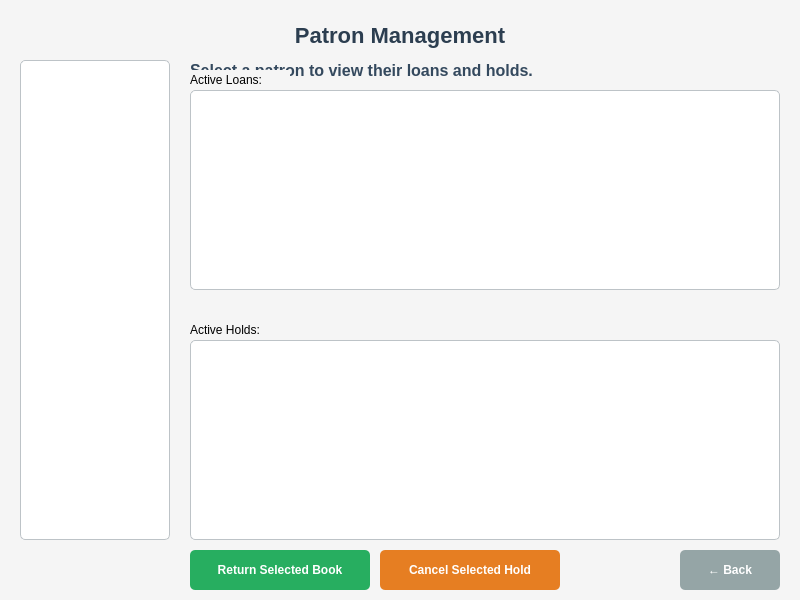
<?xml version="1.0" encoding="UTF-8"?>
<ui version="4.0">
 <class>LibrarianPatronManager</class>
 <widget class="QWidget" name="LibrarianPatronManager">
  <property name="geometry">
   <rect>
    <x>0</x>
    <y>0</y>
    <width>800</width>
    <height>600</height>
   </rect>
  </property>
  <property name="windowTitle">
   <string>Patron Management</string>
  </property>
  <property name="styleSheet">
   <string notr="true">QWidget {
    background-color: #f5f5f5;
}

QLabel#titleLabel {
    font-size: 22px;
    font-weight: bold;
    color: #2c3e50;
}

QLabel#patronDetailsLabel {
    font-size: 16px;
    font-weight: bold;
    color: #34495e;
}

QTableWidget {
    background-color: white;
    border: 1px solid #bdc3c7;
    border-radius: 5px;
    gridline-color: #ecf0f1;
}

QHeaderView::section {
    background-color: #34495e;
    color: white;
    padding: 8px;
    border: none;
    font-weight: bold;
}

QPushButton {
    background-color: #3498db;
    color: white;
    border: none;
    border-radius: 5px;
    padding: 10px;
    font-size: 12px;
    font-weight: bold;
}

QPushButton:hover {
    background-color: #2980b9;
}

QPushButton:pressed {
    background-color: #21618c;
}

QPushButton#returnBookButton {
    background-color: #27ae60;
}

QPushButton#returnBookButton:hover {
    background-color: #229954;
}

QPushButton#cancelHoldButton {
    background-color: #e67e22;
}

QPushButton#cancelHoldButton:hover {
    background-color: #d35400;
}

QPushButton#backButton {
    background-color: #95a5a6;
}

QPushButton#backButton:hover {
    background-color: #7f8c8d;
}</string>
  </property>
  <widget class="QLabel" name="titleLabel">
   <property name="geometry">
    <rect>
     <x>20</x>
     <y>20</y>
     <width>760</width>
     <height>30</height>
    </rect>
   </property>
   <property name="text">
    <string>Patron Management</string>
   </property>
   <property name="alignment">
    <set>Qt::AlignCenter</set>
   </property>
  </widget>
  <widget class="QTableWidget" name="patronListTable">
   <property name="geometry">
    <rect>
     <x>20</x>
     <y>60</y>
     <width>150</width>
     <height>480</height>
    </rect>
   </property>
  </widget>
  <widget class="QLabel" name="patronDetailsLabel">
   <property name="geometry">
    <rect>
     <x>190</x>
     <y>60</y>
     <width>590</width>
     <height>20</height>
    </rect>
   </property>
   <property name="text">
    <string>Select a patron to view their loans and holds.</string>
   </property>
  </widget>
  <widget class="QTableWidget" name="loansTable">
   <property name="geometry">
    <rect>
     <x>190</x>
     <y>90</y>
     <width>590</width>
     <height>200</height>
    </rect>
   </property>
  </widget>
  <widget class="QTableWidget" name="holdsTable">
   <property name="geometry">
    <rect>
     <x>190</x>
     <y>340</y>
     <width>590</width>
     <height>200</height>
    </rect>
   </property>
  </widget>
  <widget class="QLabel" name="loansLabel">
   <property name="geometry">
    <rect>
     <x>190</x>
     <y>70</y>
     <width>100</width>
     <height>20</height>
    </rect>
   </property>
   <property name="text">
    <string>Active Loans:</string>
   </property>
  </widget>
  <widget class="QLabel" name="holdsLabel">
   <property name="geometry">
    <rect>
     <x>190</x>
     <y>320</y>
     <width>100</width>
     <height>20</height>
    </rect>
   </property>
   <property name="text">
    <string>Active Holds:</string>
   </property>
  </widget>
  <widget class="QPushButton" name="returnBookButton">
   <property name="geometry">
    <rect>
     <x>190</x>
     <y>550</y>
     <width>180</width>
     <height>40</height>
    </rect>
   </property>
   <property name="text">
    <string>Return Selected Book</string>
   </property>
  </widget>
  <widget class="QPushButton" name="cancelHoldButton">
   <property name="geometry">
    <rect>
     <x>380</x>
     <y>550</y>
     <width>180</width>
     <height>40</height>
    </rect>
   </property>
   <property name="text">
    <string>Cancel Selected Hold</string>
   </property>
  </widget>
  <widget class="QPushButton" name="backButton">
   <property name="geometry">
    <rect>
     <x>680</x>
     <y>550</y>
     <width>100</width>
     <height>40</height>
    </rect>
   </property>
   <property name="text">
    <string>← Back</string>
   </property>
  </widget>
 </widget>
 <resources/>
 <connections>
  <connection>
   <sender>patronListTable</sender>
   <signal>currentCellChanged(int,int,int,int)</signal>
   <receiver>LibrarianPatronManager</receiver>
   <slot>on_patronListTable_currentCellChanged(int,int,int,int)</slot>
   <hints>
    <hint type="sourcelabel">
     <x>94</x>
     <y>300</y>
    </hint>
    <hint type="destinationlabel">
     <x>399</x>
     <y>299</y>
    </hint>
   </hints>
  </connection>
  <!-- <connection>
   <sender>returnBookButton</sender>
   <signal>clicked()</signal>
   <receiver>LibrarianPatronManager</receiver>
   <slot>on_returnBookButton_clicked()</slot>
   <hints>
    <hint type="sourcelabel">
     <x>264</x>
     <y>570</y>
    </hint>
    <hint type="destinationlabel">
     <x>399</x>
     <y>299</y>
    </hint>
   </hints>
  </connection> -->
  <!-- <connection>
   <sender>cancelHoldButton</sender>
   <signal>clicked()</signal>
   <receiver>LibrarianPatronManager</receiver>
   <slot>on_cancelHoldButton_clicked()</slot>
   <hints>
    <hint type="sourcelabel">
     <x>424</x>
     <y>570</y>
    </hint>
    <hint type="destinationlabel">
     <x>399</x>
     <y>299</y>
    </hint>
   </hints>
  </connection> -->
 </connections>
</ui>
